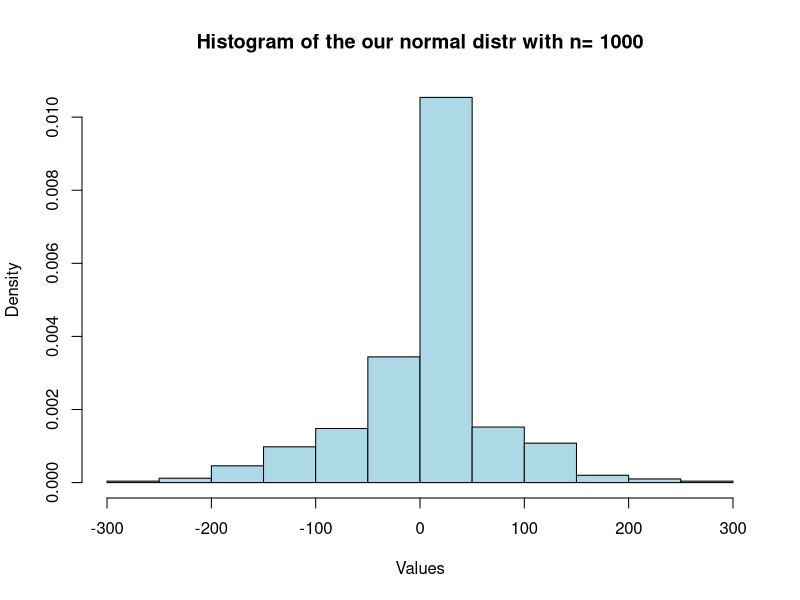
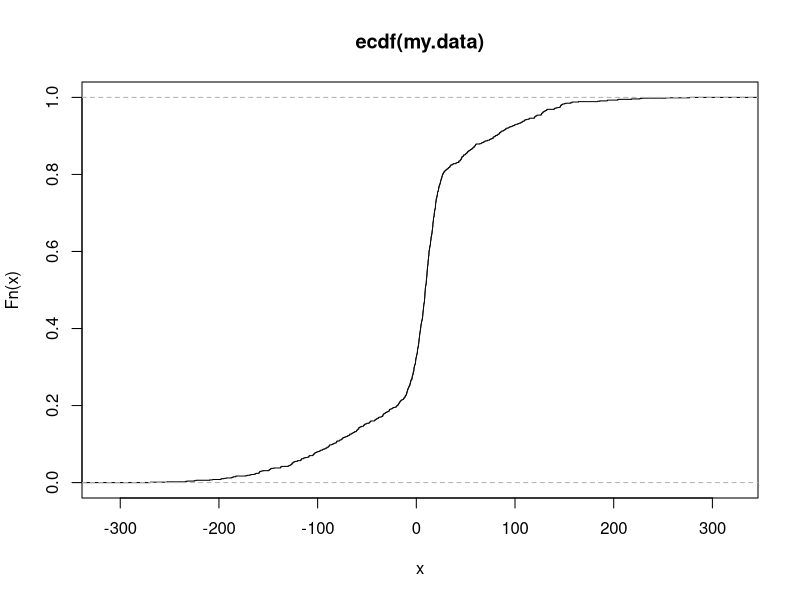

Generate these figures, in order, with R:
## ---- chunk 1
# your code here
n <- 1000
sigma_1 = 3
sigma_2 = 10
mu_1 = 10
mu_2 = -2
mean = c(mu_1, mu_2)
sd = c(sigma_1, sigma_2)
my.data <- rnorm(n, mean, sd^2)
summary(my.data)
## ---- chunk 2
# draw histogram
hist(my.data,
     probability = T,

    #breaks = seq(0.5,6.6),
     main = paste("Histogram of the our normal distr with n=", n),
     col = "lightblue",
     xlab = "Values",

     )
# superimpose empirical density
plot(ecdf(my.data))

# superimpose normal density

## ---- chunk 3
# plot ecdf

# superimpose cdf for standard normal

# calculate maximal difference 

## ---- chunk 4
# skewness
skewness <- function(x) {
  m3 <- mean((x - mean(x))^3)
  m2 <- mean((x - mean(x))^2)
  return(m3 / m2^(3 / 2))
}

skewness_calculated <- skewness(my.data)
print(skewness_calculated)
if (skewness_calculated > 0) {
  print("The data are positively skewed - the tail is longer on the right side")
} else if (skewness_calculated < 0) {
  print("The data are negatively skewed - the tail is longer on the left side")
} else {
  print("The data are symmetrically distributed")
}

# kurtosis
kurtosis <- function(x) {
  m4 <- mean((x - mean(x))^4)
  m2 <- mean((x - mean(x))^2)
  return(m4 / m2^2)
}

kurtosis_calculated <- kurtosis(my.data)
print(kurtosis_calculated)
if (kurtosis_calculated > 3) {
  print("The data is more concentrated near the mean")
} else if (kurtosis_calculated < 3) {
  print("The data is more dispersed")
} else {
  print("The data is normally distributed")
}
## ---- chunk 5
# sort the data
sorted_data <- sort(my.data)

# calculate sample q-percentiles manually
q <- seq(0.1, 0.9, 0.1)
print(q)
percentiles <- q * n
percentiles <- round(percentiles)
percentiles <- percentiles + 1
percentiles <- sorted_data[percentiles]
print(percentiles)

# calculate sample q-percentiles by using percentile
quantile <- quantile(my.data, q)
print(quantile)
## ---- chunk 6
# your code here
# theoretical expected value and variance

# sample mean and sample variance

## ---- chunk 7
# Calculate the fraction of the data that are within $k\sigma$ of the sample mean for $k=1,2,3$. Do we get the result expected? Why or why not?

m = mean(my.data)
s = sd(my.data)
mean(abs(my.data - m) < s)
mean(abs(my.data - m) < s*2)
mean(abs(my.data - m) < s*3)
